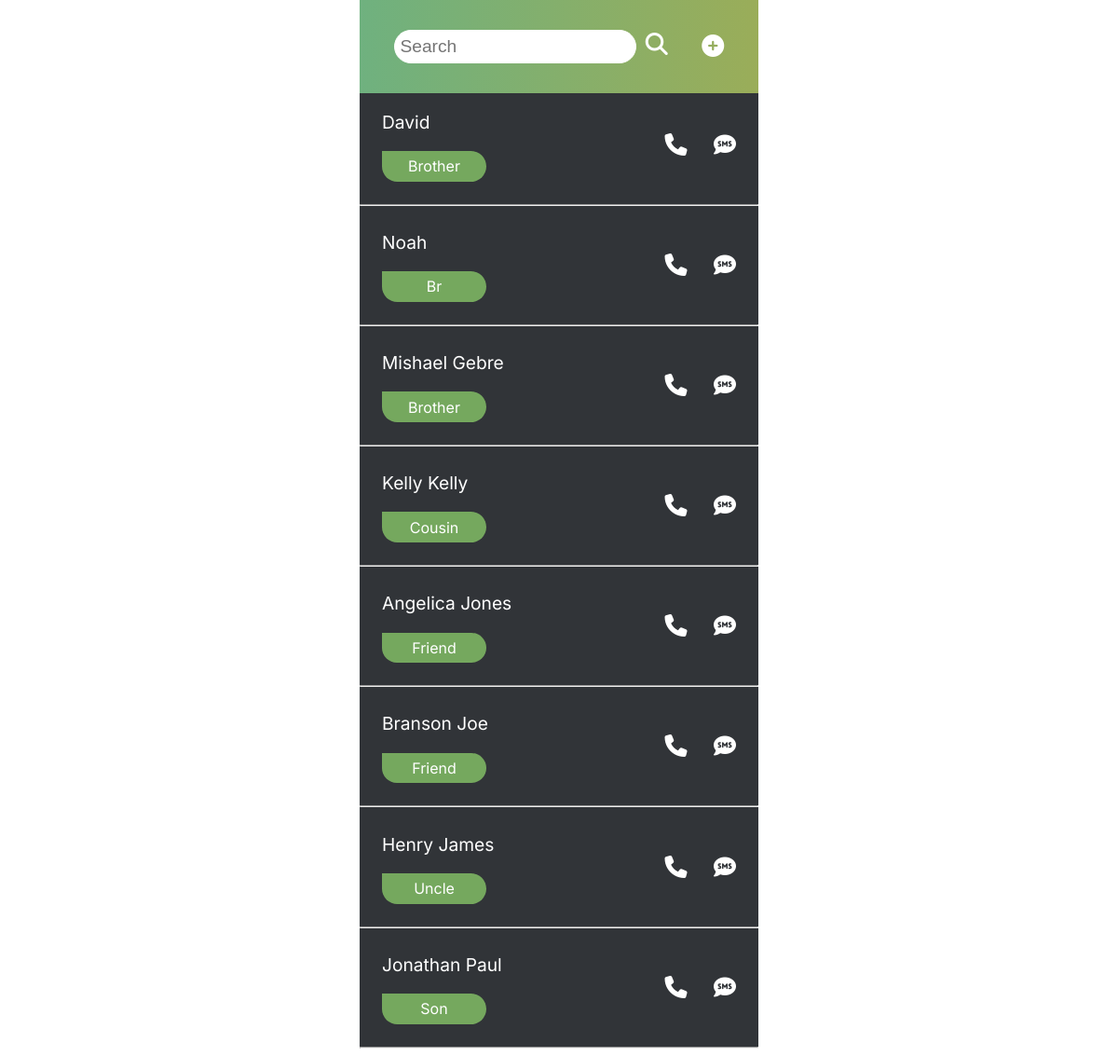
The page / on the database its author committed.
### contacts/models.py (models this page shows, shortened)
class Contact(models.Model):
    full_name = models.CharField(max_length=250)
    relationship = models.CharField(max_length=250)
    email = models.EmailField(max_length=254)
    phone_number = models.CharField(max_length=20)
    address = models.CharField(max_length=1000)

### contacts/views.py (the view)
# urls.py: path('', views.index, name='index'),
def index(request):
    contacts = Contact.objects.all()
    search_input = request.GET.get('search-area')
    if search_input:
        contacts = Contact.objects.filter(full_name__icontains=search_input)
    else:
        contacts = Contact.objects.all()
        search_input = ''
    return render(request, 'index.html', {'contacts': contacts, 'search_input': search_input})

### templates/index.html (shortened to what this page needs)
{% load static %}
<!DOCTYPE html>
<html>
<head>
	<link rel="stylesheet" type="text/css" href="{% static 'style.css' %}">
</head>
<body>
	<div class="container">
		<header class="header">
			<form action="/" method="GET" class="search-bar" id='search-form'>
				<input type="search-name" class="contact-search" name="search-area" placeholder="Search"
					value={{search_input}}>
				<i onclick="document.getElementById('search-form').submit();" style="padding-left: 5px;"
					class="fas fa-search"></i>
			</form>
			<a href="{% url 'add-contact'  %}"><i class="fas fa-plus-circle add"></i></a>
		</header>
		<section class="contacts-library">
			<ul class="contacts-list">
				{% for contact in contacts reversed %}
				<a href="{% url 'profile' contact.id %}" style="text-decoration: none;">
					<div class="contact-section">
						<li class="list__item">
							<p class="contact-name">{{ contact.full_name | title }}</p>
							<p class="relationship">{{ contact.relationship | title }}</p>
						</li>
						<li id="call" class="list__item">
							<i class="fas fa-phone"></i>
							<i class="fas fa-sms text"></i>
						</li>
					</div>
				</a>
				<hr>
				{% empty %}
				<h3 style="color:#fff;padding:20px;">No contacts found..</h3>
				{% endfor %}
			</ul>
		</section>
	</div>
</body>
</html>

### static/style.css (style rules this page uses)
body { font-family: 'Inter', sans-serif; margin: 0; }
.container { max-width: 428px; margin: 0 auto; background-color: #313438; min-height: 100vh; }
a { text-decoration: none; }
.header { display: flex; justify-content: space-evenly; color: #fff; background: linear-gradient(90deg, rgba(111,177,127,1) 0%, rgba(154,173,89,1) 100%); padding: 2em 0; align-items: center; }
.contact-search { font-size: 1.2em; padding:.3em .3em; border-radius: 100px; border:1px solid white; outline: none; }
.contacts-library { background: #313438; }
.add { color: #fff; font-size: 1.5em; }
i { color: #fff; font-size: 1.5em; }
.contact-name { color: #fff; font-size: 1.2em; }
ul { margin: 0; padding: 0; width: 100%; }
hr { border: 1px solicontactd #494a4b; }
.list__item { list-style: none; }
.relationship { color: #fff; width: 6em; text-align: center; padding: .4em .5em; border-radius: 100px; border-top-left-radius: 0; background-color: #75A85E; }
.contact-section { display: flex; justify-content: space-between; align-items: center; padding: 0 1.5em; transition: 0.3s; }
.text { padding-left: 1em; }

### rows shown on the page
Contact: full_name "David", relationship "Brother"
Contact: full_name "Noah", relationship "Br"
Contact: full_name "Mishael Gebre", relationship "Brother"
Contact: full_name "Kelly Kelly", relationship "Cousin"
Contact: full_name "Angelica Jones", relationship "Friend"
Contact: full_name "Branson Joe", relationship "Friend"
Contact: full_name "Henry James", relationship "Uncle"
Contact: full_name "Jonathan Paul", relationship "Son"
